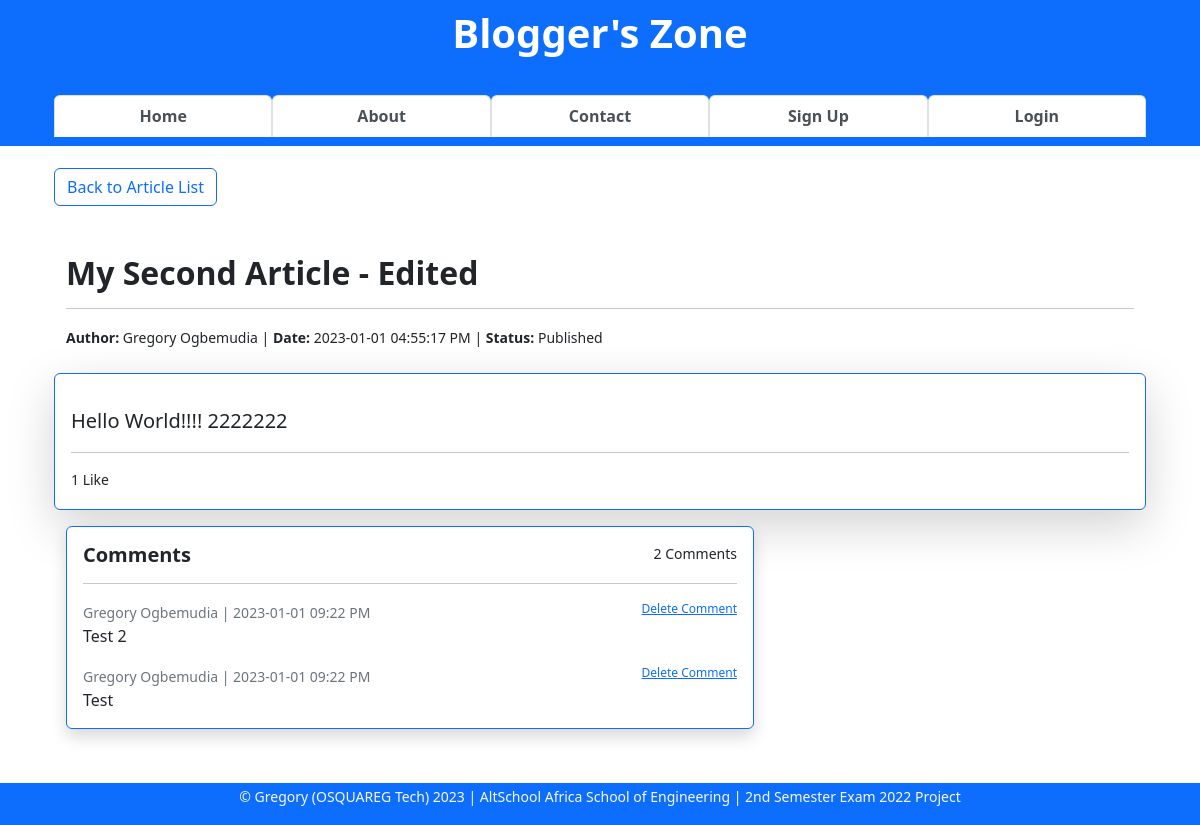
The page /article/view/2 on the database its author committed.
### app/models.py (models this page shows, shortened)
class Article(db.Model):
    __tablename__ = "articles"
    id = db.Column(db.Integer, primary_key=True)
    title = db.Column(db.String(255), nullable=False)
    content = db.Column(db.Text, nullable=False)
    date_posted = db.Column(db.DateTime, default=datetime.utcnow)
    is_draft = db.Column(db.Boolean, default=False, nullable=False)
    last_updated_on = db.Column(db.DateTime, onupdate=datetime.utcnow)
    last_updated_by = db.Column(db.String)
    is_deleted = db.Column(db.Boolean, default=False)
    author_id = db.Column(db.Integer, db.ForeignKey("users.id", ondelete="CASCADE"))
    comments = db.relationship("Comment", backref="articles")
    article_likes = db.relationship("ArticleLike", backref="articles")
    comment_likes = db.relationship("CommentLike", backref="articles")

class User(db.Model, UserMixin):
    __tablename__ = "users"
    id = db.Column(db.Integer, primary_key=True)
    firstname = db.Column(db.String(255), nullable=False)
    lastname = db.Column(db.String(255), nullable=False)
    username = db.Column(db.String(25), nullable=False, unique=True)
    email = db.Column(db.Text(150), nullable=False, unique=True)
    password_hash = db.Column(db.Text(255), nullable=False, unique=True)
    bio = db.Column(db.Text(), nullable=True)
    date_joined = db.Column(db.DateTime, default=datetime.utcnow)
    is_active = db.Column(db.Boolean, default=True)
    is_admin = db.Column(db.Boolean, default=False)
    profile_pic = db.Column(db.String(), nullable=True)
    last_updated_by = db.Column(db.String)
    last_updated_on = db.Column(db.DateTime, onupdate=datetime.utcnow)
    articles = db.relationship("Article", backref="author")
    comments = db.relationship("Comment", backref="commenter")
    article_likes = db.relationship("ArticleLike", backref="art_liker")
    comment_likes = db.relationship("CommentLike", backref="com_liker")

class Comment(db.Model):
    __tablename__ = "comments"
    id = db.Column(db.Integer, primary_key=True)
    comment = db.Column(db.Text(), nullable=False)
    date_added = db.Column(db.DateTime, default=datetime.utcnow)
    edited = db.Column(db.Boolean, default=False)
    user_id = db.Column(db.Integer, db.ForeignKey("users.id", ondelete="CASCADE"))
    article_id = db.Column(db.Integer, db.ForeignKey("articles.id", ondelete="CASCADE"))
    likes = db.relationship("CommentLike", backref="comments")

### app/article/article.py (the view)
@blueprint.route("/view/<int:id>", methods=["GET", "POST"])
def view(id):
    form = CommentForm()
    article = Article.query.get_or_404(id)
    comments = Comment.query\
        .filter(Comment.article_id == article.id)\
        .order_by(Comment.date_added.desc()).all()
    comment_cnts = db.session.query(func.count(Comment.comment).label("count"))\
        .filter(Comment.article_id == article.id)\
        .all()
    comment_count = comment_cnts[0][0]
    article_likes_cnts = db.session.query(func.count(ArticleLike.user_id).label("count"))\
        .filter(ArticleLike.article_id == article.id)\
        .all()
    article_likes_count = article_likes_cnts[0][0]
    user_article_like = db.session.query(ArticleLike)\
        .filter(ArticleLike.article_id == article.id)\
        .all()
    context = {
        "form": form,
        "article": article,
        "comments": comments,
        "comment_count": comment_count,
        "article_likes_count": article_likes_count,
        "user_article_like": user_article_like,
        }
    if not article.is_draft:
        return render_template("view-article.html", **context)
    else:
        return redirect(url_for("user.dashboard"))

### app/article/templates/view-article.html (shortened to what this page needs)
{% extends 'base.html' %}
{% block content %}
<div class="container">
    <div>
        <a href="/#all-articles-list" class="btn btn-outline-primary border border-primary">Back to Article List</a>
    </div>
    <br><br>
    <div class="container">
        <h2 style="font-weight:bold">{{ article.title }}</h2>
        <hr>
        <small><strong>Author:</strong> {{ article.author.firstname }} {{ article.author.lastname }}
            | <strong>Date:</strong> {{ article.date_posted.strftime('%Y-%m-%d %I:%M:%S %p') }}
            | <strong>Status:</strong>
            {% if article.is_draft %}
            Saved as Draft
            {% else %}
            Published
            {% endif %}
        </small>
    </div>
    <br>
    <div class="shadow-lg p-3 mb-3 bg-body rounded border border-primary">
        <div class="fs-5">
            <p>{{ article.content | safe }}</p>
        </div>
        <hr>
        <div>
            <small class="float-start">
                {% if article_likes_count > 1 %}
                {{ article_likes_count }} Likes
                {% else %}
                {{ article_likes_count }} Like
                {% endif %}
            </small>
        </div><br>
    </div>
    <section class="comment-section container row">
        <div class="col-8">
            <div class="card col-auto shadow border border-primary">
                <div class="card-body">
                    <small class="float-end">
                        {% if comment_count > 1 %}
                        {{ comment_count }} Comments
                        {% else %}
                        {{ comment_count }} Comment
                        {% endif %}
                    </small>
                    <h5 class="card-title"><b>Comments</b></h5>
                    <hr>
                    {% if count == 0 %}
                    <p class="card-text">No comment yet. Be the first to comment!</p>
                    <hr>
                    {% else %}
                    {% for comment in comments %}
                    <small class="card-subtitle mb-2 text-muted fs-7">
                        {{ comment.commenter.firstname }} {{ comment.commenter.lastname }}
                        | {{ comment.date_added.strftime('%Y-%m-%d %I:%M %p') }}
                    </small>
                    <small class="float-end" style="font-size:12px"><a href="{{ url_for('comment.delete', id=comment.id) }}">Delete Comment</a></small>
                    <p class="card-text">{{ comment.comment }}</p>
                    {% endfor %}
                    {% endif %}
                </div>
            </div>
            <br>
        </div>
    </section>
</div>
{% endblock content %}

### app/static/css/tab-style.css (style rules this page uses)
a { text-decoration: none; }

### app/static/css/ckeditor-styles.css (style rules this page uses)
:root { --ck-color-image-caption-background: hsl(0, 0%, 97%); --ck-color-image-caption-text: hsl(0, 0%, 20%); --ck-color-mention-background: hsla(341, 100%, 30%, 0.1); --ck-color-mention-text: hsl(341, 100%, 30%); --ck-color-table-caption-background: hsl(0, 0%, 97%); --ck-color-table-caption-text: hsl(0, 0%, 20%); --ck-highlight-marker-blue: hsl(201, 97%, 72%); --ck-highlight-marker-green: hsl(120, 93%, 68%); --ck-highlight-marker-pink: hsl(345, 96%, 73%); --ck-highlight-marker-yellow: hsl(60, 97%, 73%); --ck-highlight-pen-green: hsl(112, 100%, 27%); --ck-highlight-pen-red: hsl(0, 85%, 49%); --ck-image-style-spacing: 1.5em; --ck-inline-image-style-spacing: calc(var(--ck-image-style-spacing) / 2); --ck-todo-list-checkmark-size: 16px; }

### rows shown on the page
Article: title "My Second Article - Edited", date_posted "2023-01-01 04:55:17 PM", content "Hello World!!!! 2222222"
User: author.firstname "Gregory", author.lastname "Ogbemudia"
Comment: commenter.firstname "Gregory", commenter.lastname "Ogbemudia", date_added "2023-01-01 09:22 PM", comment "Test 2"
Comment: commenter.firstname "Gregory", commenter.lastname "Ogbemudia", date_added "2023-01-01 09:22 PM", comment "Test"

### other values the page prints
{{ article_likes_count }} "1"
{{ comment_count }} "2"
